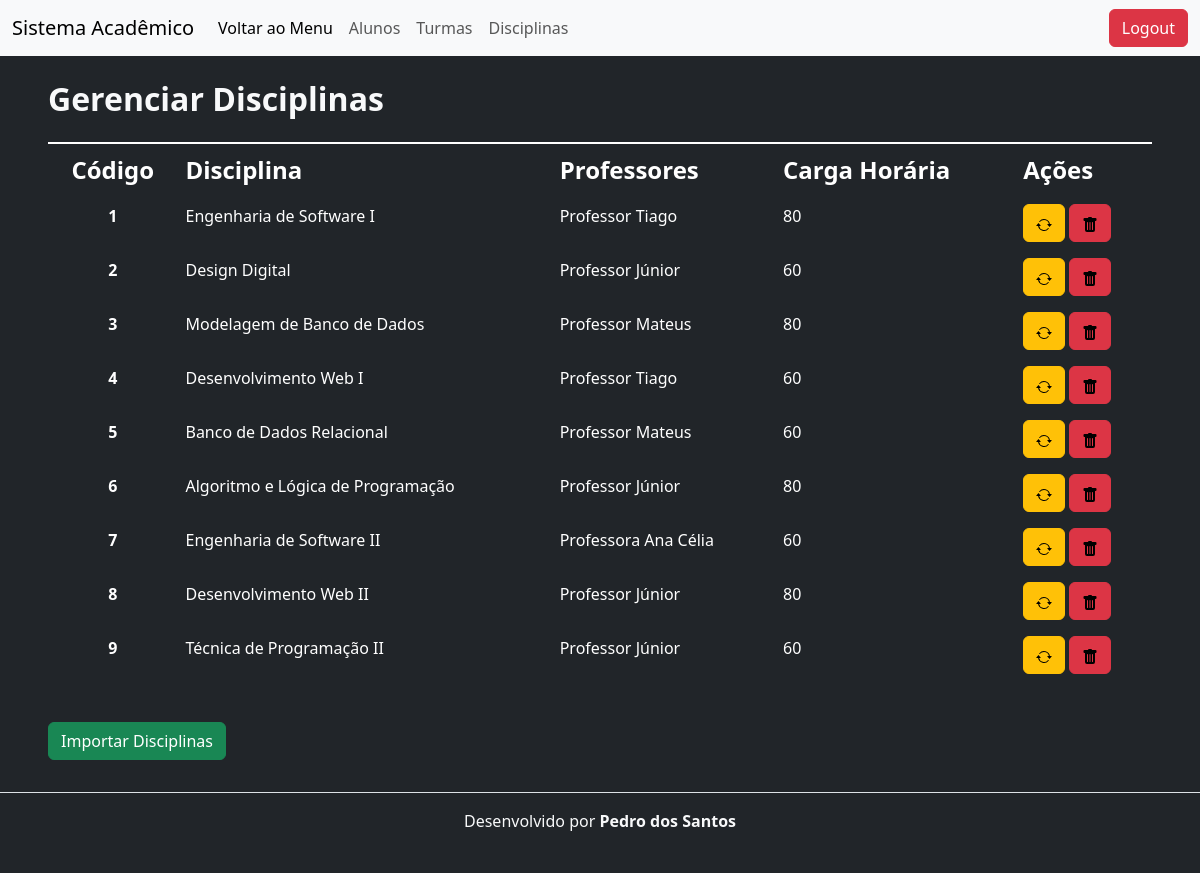
The page /sis-escolar/disciplinas/disciplinas-listar.php on the database its author committed.
### tables this page shows
CREATE TABLE `tb_disciplinas` (
  `id` int(8) NOT NULL,
  `nomeDisc` varchar(50) NOT NULL,
  `professor` varchar(50) NOT NULL,
  `cargaHora` varchar(5) NOT NULL
);

### sis-escolar/classes/Disciplina.php (called while the page is built, shortened)
<?php
class Disciplina{
    public function listar(){
        $sql = "SELECT * FROM tb_disciplinas";
        $conexao = new PDO('mysql:host=127.0.0.1;dbname=sis-escolar','root','');
        $resultado = $conexao->query($sql);
        $lista = $resultado->fetchAll();
        return $lista;
    }
}
?>

### sis-escolar/disciplinas/disciplinas-listar.php (the view, shortened to what this page needs)
<?php
    require_once "../classes/Disciplina.php";
    $disciplina = new Disciplina();
    $lista = $disciplina->listar();
?>
<!DOCTYPE html>
<html lang="pt-br">
<head>
    <link href="https://cdn.jsdelivr.net/npm/bootstrap@5.3.0-alpha3/dist/css/bootstrap.min.css" rel="stylesheet">
</head>
<body class="bg-dark text-light">
<header class="mb-4">
        <nav class="navbar navbar-expand-lg bg-body-tertiary">
            <div class="container-fluid">
              <a class="navbar-brand">Sistema Acadêmico</a>
              <div class="collapse navbar-collapse" id="navbarScroll">
                <ul class="navbar-nav me-auto my-2 my-lg-0 navbar-nav-scroll" style="--bs-scroll-height: 100px;">
                  <li class="nav-item">
                    <a class="nav-link active" aria-current="page" href="../menu.php"> Voltar ao Menu</a>
                  </li>
                  <li class="nav-item">
                    <a class="nav-link" href="../alunos/alunos-listar.php">Alunos</a>
                  </li>
                  <li class="nav-item">
                    <a class="nav-link" href="../turmas/turmas-listar.php">Turmas</a>
                  </li>
                  <li class="nav-item">
                    <a class="nav-link" href="../disciplinas/disciplinas-listar.php">Disciplinas</a>
                  </li>
                </ul>
                <a class="btn btn-danger" href="#">Logout</a>
              </div>
            </div>
          </nav>
    </header>
    <div class="px-5">
        <h1 class="my-4 fs-2 fw-bold">Gerenciar Disciplinas</h1>
        <div class="table-responsive align-item-center">
            <table class="table table-dark table-hover table-borderless">
                <thead>
                    <tr class="table-group-divider">
                        <th class="text-center fs-4" scope="col">Código</th>
                        <th class="fs-4" scope="col">Disciplina</th>
                        <th class="fs-4" scope="col">Professores</th>
                        <th class="fs-4" scope="col">Carga Horária</th>
                        <th class="fs-4" scope="col">Ações</th>
                    </tr>
                </thead>
                <tbody class="text-light">
                    <?php foreach ($lista as $linha): ?>
                    <tr>
                        <td class="text-center fw-bold"><?php echo $linha['id'] ?></td>
                        <td><?php echo $linha['nomeDisc'] ?></td>
                        <td><?php echo $linha['professor'] ?></td>
                        <td><?php echo $linha['cargaHora'] ?></td>
                        <td>
                            <a class="btn btn-warning" href="disciplinas-editar.php?id=<?= $linha['id'] ?>" role="button">
                            </a>
                            <a class="btn btn-danger" href="disciplinas-excluir.php?id=<?= $linha['id'] ?>" role="button">
                            </a>
                        </td>
                    </tr>
                    <?php endforeach ?>
                </tbody>
            </table>
        </div>
        <a href="../leitura-dados.php"><button class="my-4 btn btn-success" type="button">Importar Disciplinas</button></a>
    </div>
    <footer class="align-items-center py-3 my-2 border-top text-light">
        <p class="text-center ">Desenvolvido por <strong>Pedro dos Santos</strong></p>
    </footer>
</body>
</html>

### rows shown on the page
tb_disciplinas: id "1", nomeDisc "Engenharia de Software I", professor "Professor Tiago", cargaHora "80"
tb_disciplinas: id "2", nomeDisc "Design Digital", professor "Professor Júnior", cargaHora "60"
tb_disciplinas: id "3", nomeDisc "Modelagem de Banco de Dados", professor "Professor Mateus", cargaHora "80"
tb_disciplinas: id "4", nomeDisc "Desenvolvimento Web I", professor "Professor Tiago", cargaHora "60"
tb_disciplinas: id "5", nomeDisc "Banco de Dados Relacional", professor "Professor Mateus", cargaHora "60"
tb_disciplinas: id "6", nomeDisc "Algoritmo e Lógica de Programação", professor "Professor Júnior", cargaHora "80"
tb_disciplinas: id "7", nomeDisc "Engenharia de Software II", professor "Professora Ana Célia", cargaHora "60"
tb_disciplinas: id "8", nomeDisc "Desenvolvimento Web II", professor "Professor Júnior", cargaHora "80"
tb_disciplinas: id "9", nomeDisc "Técnica de Programação II", professor "Professor Júnior", cargaHora "60"
